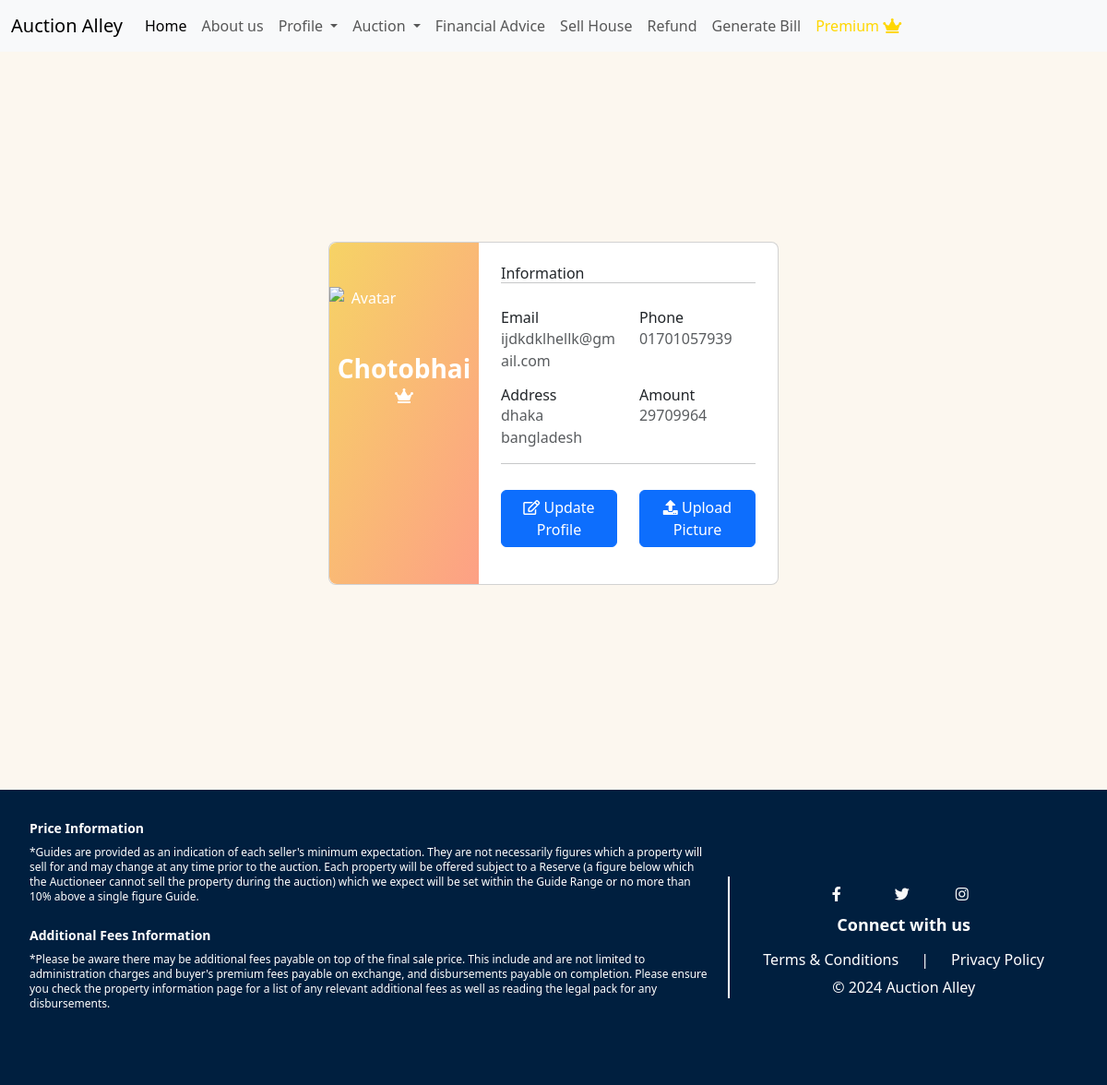
Before: /profile_view/ (signed in) with the older database file.
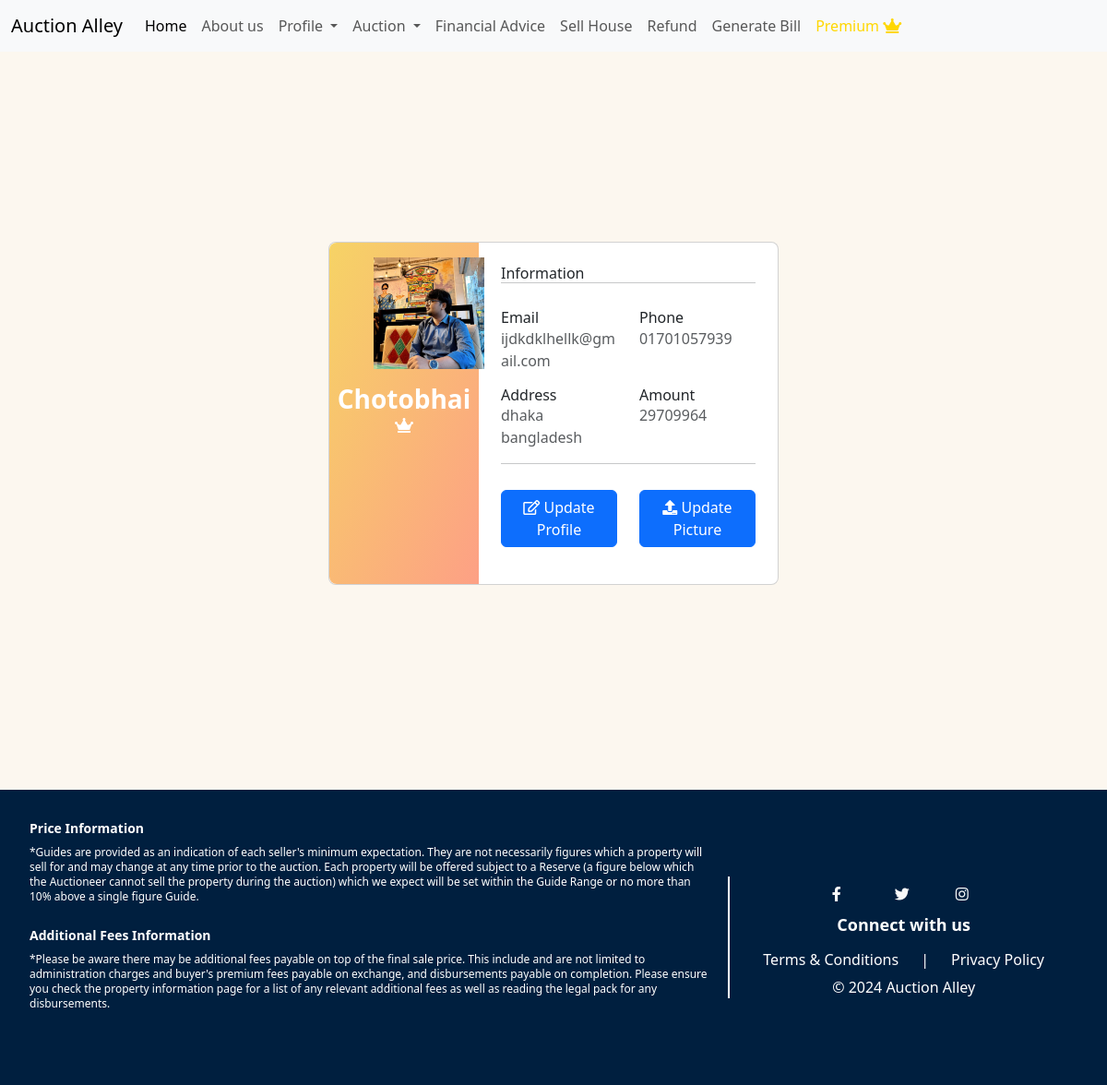
After: the same page with the newer database file.
### User/models.py (models this page shows, shortened)
class Profile(models.Model):
    user = models.OneToOneField(User, primary_key=True, on_delete=models.CASCADE)
    phone = models.CharField(max_length=11)
    address = models.CharField(max_length=100)
    birth_date = models.DateField(null=True, blank=True)
    amount = models.IntegerField(default=0, null=True, blank=True)
    membership_start_date = models.DateTimeField(null=True, blank=True)
    membership_end_date = models.DateTimeField(null=True, blank=True)
    is_premium = models.BooleanField(default=False)
    profile_picture = models.ImageField(upload_to='images/profile_pictures/', null=True, blank=True)
    is_seller = models.BooleanField(default=False)

### User/views.py (the view)
# urls.py: path('profile_view/', views.profile_view, name="profile_view"),
@login_required
def profile_view(request):
    profile = request.user.profile
    won_auctions = Auction.objects.filter(winner=request.user)
    return render(request, 'profile_view.html', {
        'profile': profile,
        'won_auctions': won_auctions
    })

### User/templates/profile_view.html (shortened to what this page needs)
{% extends 'basee.html' %}
{% block content %}
      <section class="vh-100" style="background-color:  rgba(249, 240, 223, 0.5);;">
        <div class="container py-5 h-100">
          <div class="row d-flex justify-content-center align-items-center h-100">
            <div class="col col-lg-6 mb-4 mb-lg-0">
              <div class="card mb-3" style="border-radius: .5rem;">
                <div class="row g-0">
                  <div class="col-md-4 gradient-custom text-center text-white"
                    style="border-top-left-radius: .5rem; border-bottom-left-radius: .5rem;">
                    {%if profile.profile_picture%}
                        <img src="{{ profile.profile_picture.url }}"alt="Avatar" class="img-fluid mx-5 my-3" style="width: 120px;" />
                        <h5 class="fw-bold fs-3">{{ profile.user.username |title }}</h5>
                    {%else%}
                        <img src="https://mdbcdn.b-cdn.net/img/Photos/new-templates/bootstrap-chat/ava1-bg.webp"
                        alt="Avatar" class="img-fluid my-5" style="width: 80px;" />
                        <h5 class="fw-bold fs-3">{{ profile.user.username |title }}</h5>
                    {%endif%}
                    {% if user.profile.is_premium %}
                    <i class="fas fa-crown"></i>
                    {% endif %}
                  </div>
                  <div class="col-md-8">
                    <div class="card-body p-4">
                      <h6>Information</h6>
                      <hr class="mt-0 mb-4">
                      <div class="row pt-1">
                        <div class="col-6 mb-3">
                          <h6>Email</h6>
                          <p class="text-muted">{{ profile.user.email }}</p>
                        </div>
                        <div class="col-6 mb-3">
                          <h6>Phone</h6>
                          <p class="text-muted">{{ profile.phone }}</p>
                        </div>
                        <div class="col-6 mb-3">
                          <h6>Address</h6>
                          <p class="text-muted">{{ profile.address }}</p>
                        </div>
                        <div class="col-6 mb-3">
                          <h6>Amount</h6>
                          <p class="text-muted">{{ profile.amount }}</p>
                        </div>
                      </div>
                      <hr class="mt-0 mb-4">
                      <div class="row pt-1">
                        <div class="col-6 mb-3">
                            <a href="{% url 'User:profile_update' %}" class="btn btn-primary btn-icon">
                                <i class="far fa-edit"></i> Update Profile
                            </a>
                        </div>
                        {% if user.profile.is_premium %}
                            <div class="col-6 mb-3">
                                {%if profile.profile_picture%}
                                <a href="{% url 'User:upload_profile_pic' %}" class="btn btn-primary btn-icon">
                                    <i class="fas fa-upload"></i> Update Picture
                                </a>
                                {%else%}
                                <a href="{% url 'User:upload_profile_pic' %}" class="btn btn-primary btn-icon">
                                    <i class="fas fa-upload"></i> Upload Picture
                                </a>
                                {%endif%}
                            </div>
                        {% endif %}
                      </div>
                    </div>
                  </div>
                </div>
              </div>
            </div>
          </div>
        </div>
      </section>
{% endblock %}

Changed rows visible on the page:
changed Profile "dhaka bangladesh": profile_picture: picture added; profile_picture empty → "images/profile_pictures/454586646_2222970414735004_5390459681942990902_n.jpg" (drawn)
Other visible differences:
text no longer shown: "Upload Picture"
text now shown: "Update Picture"
